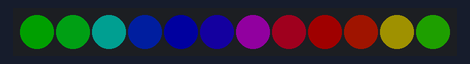
This sketch was run on a simulated Seeed XIAO (SAMD21). On the bench: 12 RGB LEDs in strip order, left to right. Dim RGB values are drawn brighter than linear. At 9.3 s the program stops and its outputs stay as they are.

Above: at 0.45 s.
At 1.05 s:
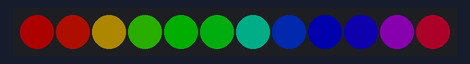
At 2.56 s:
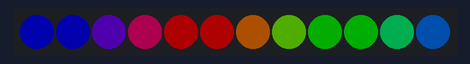
At 3.76 s:
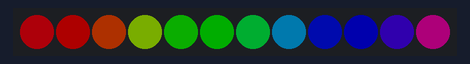
At 6.17 s:
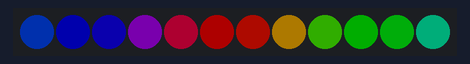
At 9.3 s:
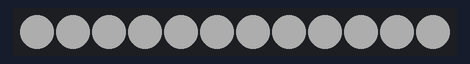

The sketch:

Xiao_C6_basic_lamp.ino
```cpp
// NeoPixel test program showing use of the WHITE channel for RGBW pixels
// Runs short attract mode then fades up and stays at full white brightness

#include <Adafruit_NeoPixel.h>

// Which GPIO pin is connected to the NeoPixels?
#define LED_PIN     D6

// How many NeoPixels are attached to the board?
#define LED_COUNT  12

// NeoPixel brightness, 0 (min) to 255 (max)
#define BRIGHTNESS 50 // Set BRIGHTNESS to about 1/5 (max = 255)

// Declare our NeoPixel strip object:
Adafruit_NeoPixel strip(LED_COUNT, LED_PIN, NEO_GRBW + NEO_KHZ800);
// Argument 1 = Number of pixels in NeoPixel strip
// Argument 2 = Arduino pin number (most are valid)
// Argument 3 = Pixel type flags, add together as needed:
//   NEO_KHZ800  800 KHz bitstream (most NeoPixel products w/WS2812 LEDs)
//   NEO_KHZ400  400 KHz (classic 'v1' (not v2) FLORA pixels, WS2811 drivers)
//   NEO_GRB     Pixels are wired for GRB bitstream (most NeoPixel products)
//   NEO_RGB     Pixels are wired for RGB bitstream (v1 FLORA pixels, not v2)
//   NEO_RGBW    Pixels are wired for RGBW bitstream (NeoPixel RGBW products)

void setup() {
  strip.begin();           // INITIALIZE NeoPixel strip object (REQUIRED)
  strip.show();            // Turn OFF all pixels ASAP
  strip.setBrightness(BRIGHTNESS);
}

void loop() {
  rainbowFade(3, 8); // show off for a few seconds
  delay(500);        // Pause 1/2 second
  pulseWhite(5);     // turn up the white LEDs
  while (true) {     // infinite loop
    continue;
  }
}

void rainbowFade(int wait, int rainbowLoops) {
  int fadeVal=0, fadeMax=100;

  // Hue of first pixel runs 'rainbowLoops' complete loops through the color
  // wheel. Color wheel has a range of 65536 but it's OK if we roll over, so
  // just count from 0 to rainbowLoops*65536, using steps of 256 so we
  // advance around the wheel at a decent clip.
  for(uint32_t firstPixelHue = 0; firstPixelHue < rainbowLoops*65536;
    firstPixelHue += 256) {

    for(int i=0; i<strip.numPixels(); i++) { // For each pixel in strip...

      // Offset pixel hue by an amount to make one full revolution of the
      // color wheel (range of 65536) along the length of the strip
      // (strip.numPixels() steps):
      uint32_t pixelHue = firstPixelHue + (i * 65536L / strip.numPixels());

      // strip.ColorHSV() can take 1 or 3 arguments: a hue (0 to 65535) or
      // optionally add saturation and value (brightness) (each 0 to 255).
      // Here we're using just the three-argument variant, though the
      // second value (saturation) is a constant 255.
      strip.setPixelColor(i, strip.gamma32(strip.ColorHSV(pixelHue, 255,
        255 * fadeVal / fadeMax)));
    }

    strip.show();
    delay(wait);

    if(firstPixelHue < 65536) {                              // First loop,
      if(fadeVal < fadeMax) fadeVal++;                       // fade in
    } else if(firstPixelHue >= ((rainbowLoops-1) * 65536)) { // Last loop,
      if(fadeVal > 0) fadeVal--;                             // fade out
    } else {
      fadeVal = fadeMax; // Interim loop, make sure fade is at max
    }
  }
}

void pulseWhite(uint8_t wait) {
  for(int j=0; j<256; j++) { // Ramp up from 0 to 255
    // Fill entire strip with white at gamma-corrected brightness level 'j':
    strip.fill(strip.Color(0, 0, 0, strip.gamma8(j)));
    strip.show();
    delay(wait);
  }
}
```
